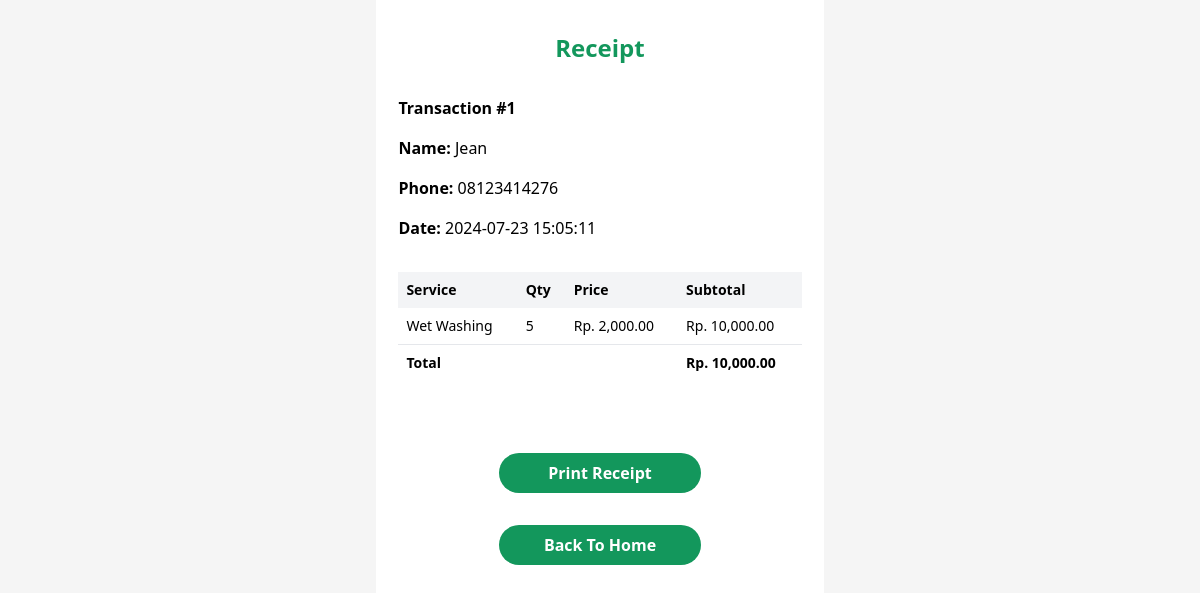
/receipt.php?id=1 (signed in), run on the app's committed database.
### tables this page shows
CREATE TABLE IF NOT EXISTS `transactions` (
  `id` int NOT NULL AUTO_INCREMENT,
  `name` varchar(255) NOT NULL,
  `phone` varchar(255) NOT NULL,
  `total` int NOT NULL,
  `status` enum('new','process','done') NOT NULL DEFAULT 'new',
  `created_at` datetime DEFAULT CURRENT_TIMESTAMP,
  `updated_at` datetime DEFAULT CURRENT_TIMESTAMP ON UPDATE CURRENT_TIMESTAMP,
  PRIMARY KEY (`id`) USING BTREE
);

CREATE TABLE IF NOT EXISTS `servicestransactions` (
  `id` int NOT NULL AUTO_INCREMENT,
  `serviceId` int NOT NULL,
  `transactionId` int NOT NULL,
  `amount` int NOT NULL,
  `created_at` datetime DEFAULT CURRENT_TIMESTAMP,
  `updated_at` datetime DEFAULT CURRENT_TIMESTAMP ON UPDATE CURRENT_TIMESTAMP,
  PRIMARY KEY (`id`) USING BTREE
);

CREATE TABLE IF NOT EXISTS `services` (
  `id` int NOT NULL AUTO_INCREMENT,
  `name` varchar(255) NOT NULL,
  `price` int NOT NULL,
  `unit` varchar(255) NOT NULL DEFAULT 'kg',
  `created_at` datetime DEFAULT CURRENT_TIMESTAMP,
  `updated_at` datetime DEFAULT CURRENT_TIMESTAMP ON UPDATE CURRENT_TIMESTAMP,
  PRIMARY KEY (`id`)
);

### receipt.php (the view, shortened to what this page needs)
<?php
  include "config/connection.php";
  $transactionId = $_GET['id'];
  $result = mysqli_query($conn, "SELECT * FROM transactions WHERE id = $transactionId");
  $transaction = mysqli_fetch_assoc($result);
  $result = mysqli_query($conn, "
        SELECT s.name, s.price, st.amount
        FROM servicestransactions st
        JOIN services s ON st.serviceId = s.id
        WHERE st.transactionId = $transactionId
    ");
  $services = mysqli_fetch_all($result, MYSQLI_ASSOC);
  $total = 0;
  foreach ($services as $service) {
    $total += $service['price'] * $service['amount'];
  }
?>
<!DOCTYPE html>
<html lang="en">
  <head>
    <script src="https://cdn.tailwindcss.com"></script>
  </head>
  <body class="bg-[#F5F5F5]">
    <div class="relative max-w-md min-h-screen mx-auto bg-white">
      <main class="flex flex-col items-center justify-start gap-8 max-w-[90%] min-h-screen mx-auto py-8">
        <h1 class="text-[#13975C] text-2xl text-center font-bold">Receipt</h1>
        <div class="w-full space-y-4">
          <p class="font-semibold">Transaction #<?php echo $transactionId; ?></p>
          <p><span class="font-semibold">Name:</span> <?php echo $transaction['name']; ?></p>
          <p><span class="font-semibold">Phone:</span> <?php echo $transaction['phone']; ?></p>
          <p><span class="font-semibold">Date:</span> <?php echo $transaction['created_at']; ?></p>
        </div>
        <div class="w-full overflow-x-auto">
          <table class="w-full mb-4">
            <thead>
              <tr class="bg-gray-100">
                <th class="px-2 py-2 text-left text-sm">Service</th>
                <th class="px-2 py-2 text-left text-sm">Qty</th>
                <th class="px-2 py-2 text-left text-sm">Price</th>
                <th class="px-2 py-2 text-left text-sm">Subtotal</th>
              </tr>
            </thead>
            <tbody>
              <?php foreach ($services as $service) : ?>
                <tr class="border-b">
                  <td class="px-2 py-2 text-sm"><?php echo $service['name']; ?></td>
                  <td class="px-2 py-2 text-sm"><?php echo $service['amount']; ?></td>
                  <td class="px-2 py-2 text-sm">Rp. <?php echo number_format($service['price'], 2); ?></td>
                  <td class="px-2 py-2 text-sm">Rp. <?php echo number_format($service['price'] * $service['amount'], 2); ?></td>
                </tr>
              <?php endforeach; ?>
            </tbody>
            <tfoot>
              <tr class="font-bold">
                <td class="px-2 py-2 text-sm" colspan="3">Total</td>
                <td class="px-2 py-2 text-sm">Rp. <?php echo number_format($total, 2); ?></td>
              </tr>
            </tfoot>
          </table>
        </div>
        <button onclick="window.print()" class="w-1/2 mt-6 py-2 text-white text-center font-semibold bg-[#13975C] hover:bg-[#13975C]/90 rounded-full transition-all duration-200">
          Print Receipt
        </button>
        <a href="index.php" class="w-1/2 py-2 text-white text-center font-semibold bg-[#13975C] hover:bg-[#13975C]/90 rounded-full transition-all duration-200">
          Back To Home
        </a>
      </main>
    </div>
  </body>
</html>

### data on the page
transactions: name "Jean", phone "08123414276", created_at "2024-07-23 15:05:11"
servicestransactions: serviceId.name "Wet Washing", amount "5", serviceId.price "2,000.00", $service['price'] * $service['amount'] "10,000.00"

### other printed values
$transactionId "1"
$total "10,000.00"
